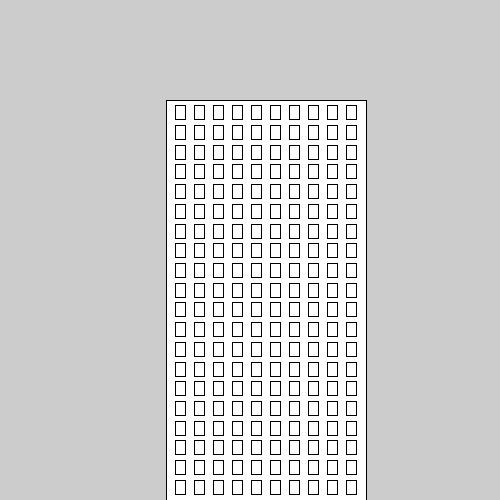
Frame 1 (no input)
Frame 60 (the mouse pressed at the canvas centre just before this capture): identical to frame 1, image omitted
Frame 120 (the mouse held since frame 60 and released just before this capture): identical to frame 1, image omitted

The Processing sketch that drew this single still picture (run headless with seeded random() and noise(); from frame 60 on, the mouse is pressed at the canvas centre):

// Processing sketch: Question_4
// ── Question_4.pde
//SkyScraper
float rect_width, rect_height;
float window_width, window_height;
int i = 0, j = 0;
int numFloors = 20, numWindows = 10;
float hor_whitespace, vert_whitespace;

void setup() {
  size(500,500);
  rect_width = 0.4*width;
  window_width = (0.5*rect_width)/numWindows;
  hor_whitespace = (rect_width - (window_width*numWindows))/(numWindows+1);
  rect_height = 0.8*height;
  window_height = (0.7*rect_height)/numFloors;
  vert_whitespace = (rect_height - (window_height*numFloors))/(numFloors+1);
  
  float left = width/3;
  float top = 0.2*height;
  rect(left, top, rect_width, rect_height);
  
  while (i < numFloors) {
    while (j < numWindows) {
       rect(left+(j+1)*hor_whitespace+j*window_width, top+(i+1)*vert_whitespace+i*window_height, window_width, window_height);
      j++;
    }
    j = 0;
    i++;
  }
}

void draw() {

}
